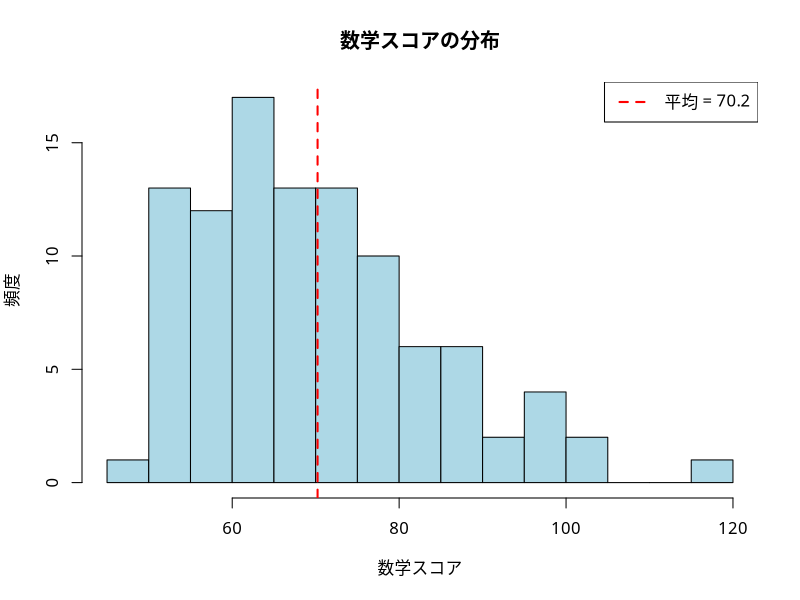
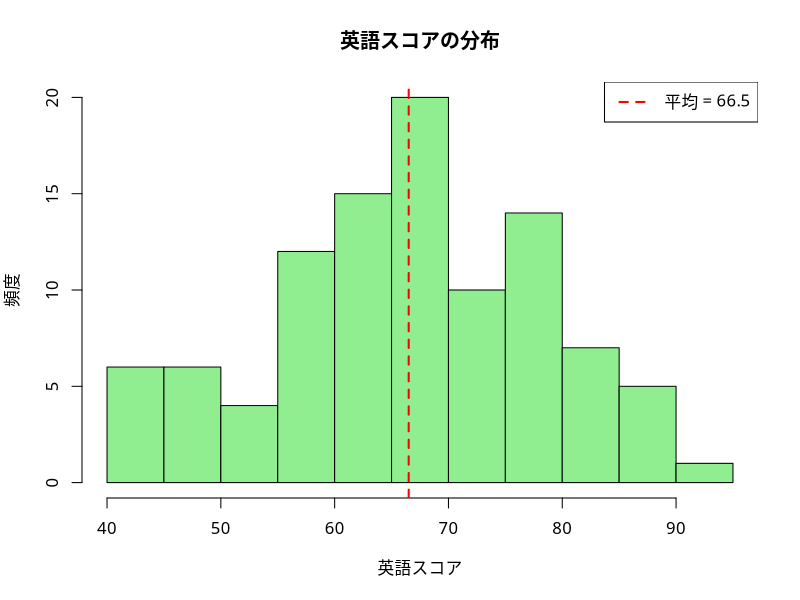
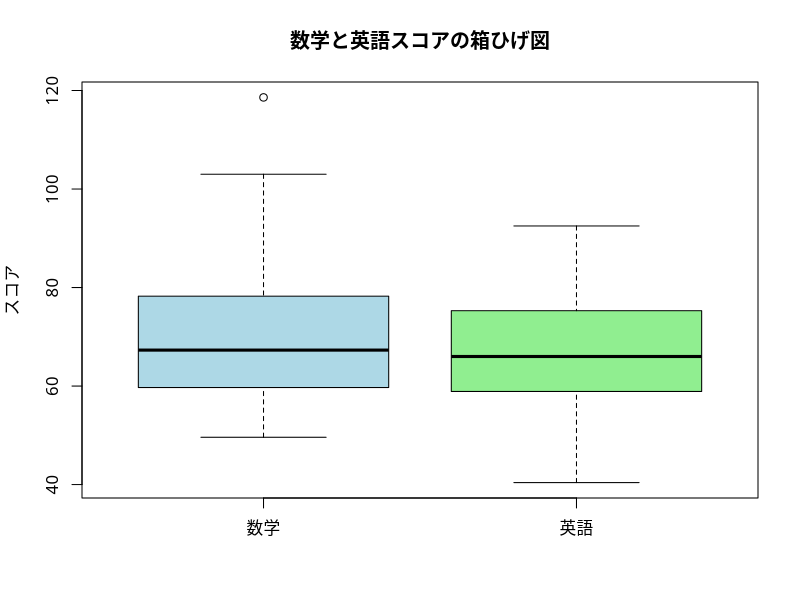
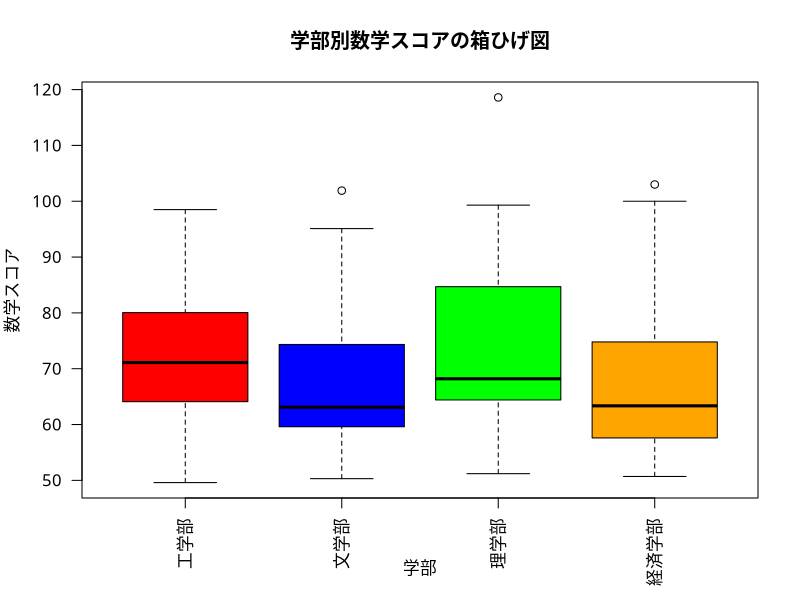
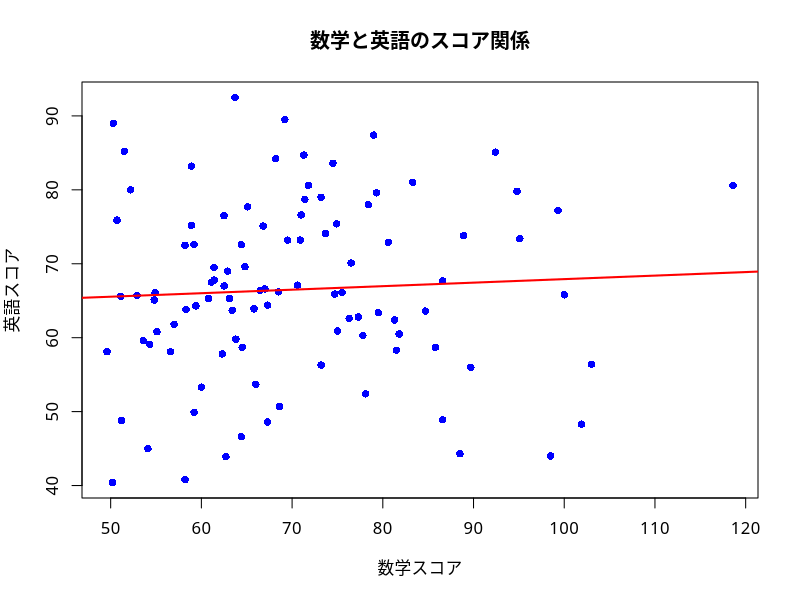
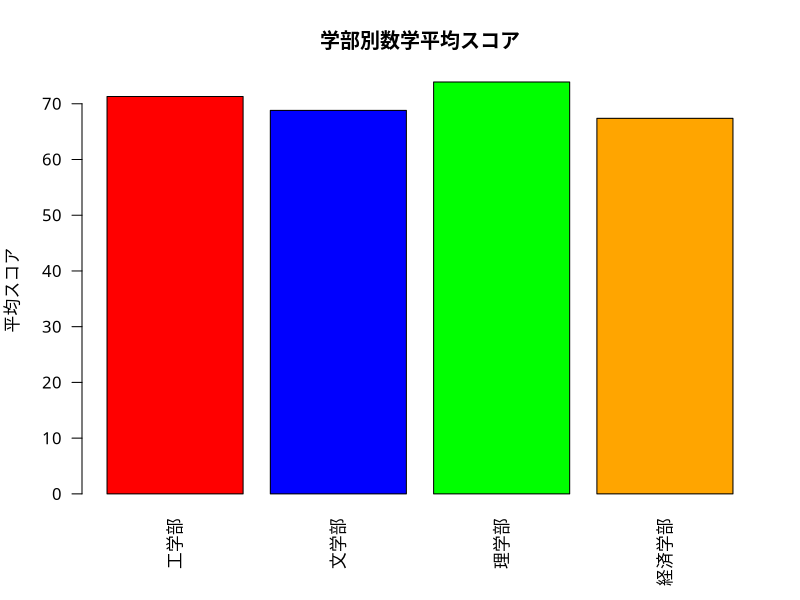
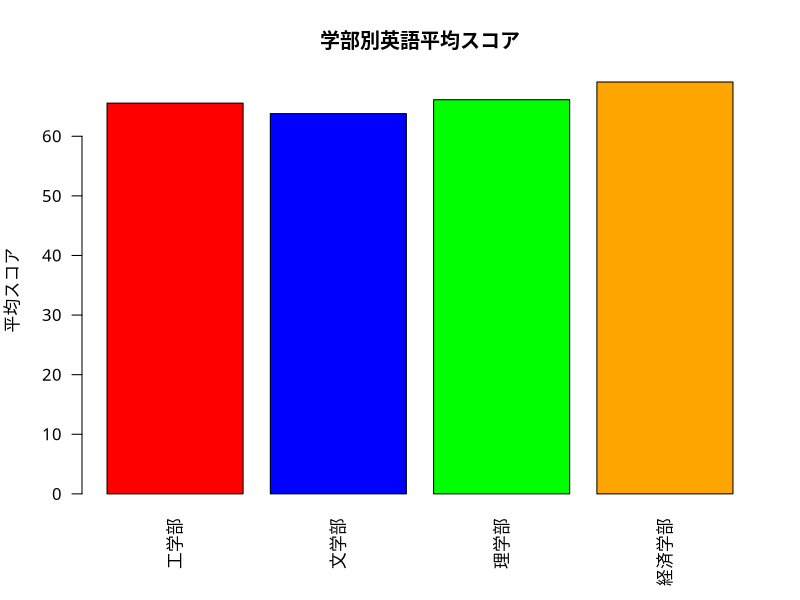
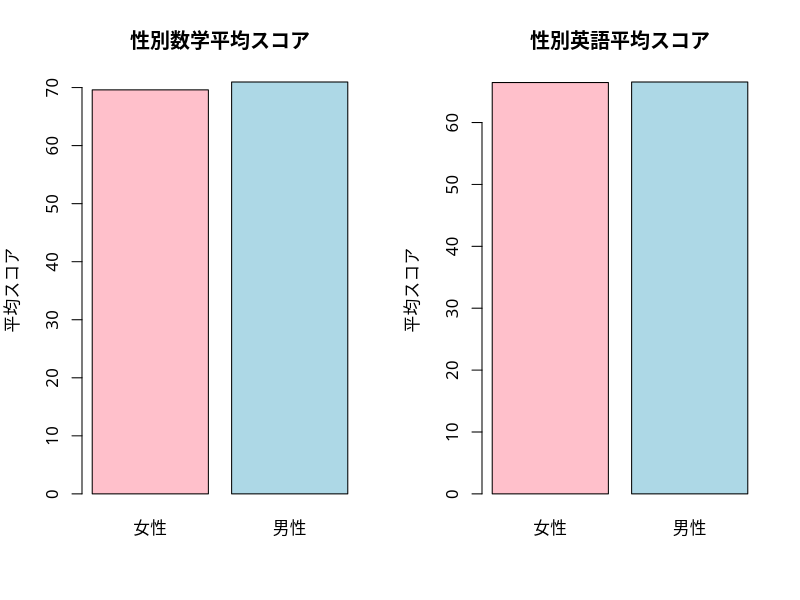

Generate these figures, in order, with R:
# =====================================
# R基礎演習 - 大学2年生向け
# RStudio Cloud対応版
# =====================================

# 図の日本語表示用
par(family = "Meiryo") #Windows
par(family= "HiraKakuProN-W3") #Mac

# 1. 基本的な操作とコンソールの使い方
# =====================================

# Rをコンソールとして使う
print("Rの基礎演習を開始します！")

# 変数への代入
x <- 10
y <- 5
name <- "統計学"

# 変数の表示
x
y
name

# 2. 四則演算
# =====================================

# 基本的な計算
addition <- 10 + 5        # 足し算
subtraction <- 10 - 5     # 引き算
multiplication <- 10 * 5  # 掛け算
division <- 10 / 5        # 割り算
power <- 10^2             # べき乗
remainder <- 10 %% 3      # 余り

# 結果の表示
print(paste("足し算:", addition))
print(paste("引き算:", subtraction))
print(paste("掛け算:", multiplication))
print(paste("割り算:", division))
print(paste("べき乗:", power))
print(paste("余り:", remainder))

# 3. ダミーデータの作成について
# =====================================

# 注意: student_data.csvはすでにリポジトリに含まれています
# 以下のコードは参考として残していますが、実行は不要です

# 乱数シードを設定（結果を再現可能にするため）
# set.seed(123)

# 学生データを作成
# n_students <- 100

# student_data <- data.frame(
#   student_id = 1:n_students,
#   age = sample(18:25, n_students, replace = TRUE),
#   gender = sample(c("男性", "女性"), n_students, replace = TRUE),
#   major = sample(c("経済学部", "工学部", "文学部", "理学部"), n_students, replace = TRUE),
#   math_score = round(rnorm(n_students, mean = 70, sd = 15), 1),
#   english_score = round(rnorm(n_students, mean = 65, sd = 12), 1),
#   study_hours = round(runif(n_students, min = 0, max = 8), 1)
# )

# データの確認
# head(student_data)
# str(student_data)

# CSVファイルとして保存
# write.csv(student_data, "student_data.csv", row.names = FALSE, fileEncoding = "UTF-8")

print("student_data.csvファイルを使用します（すでに用意されています）")

# 4. CSVファイルの読み込み
# =====================================

# CSVファイルを読み込み
data <- read.csv("student_data.csv", fileEncoding = "UTF-8")

# データの基本情報を確認
print("=== データの基本情報 ===")
print(dim(data))  # 行数と列数
print(summary(data))  # 基本統計量

# 5. 基本統計量の計算
# =====================================

print("=== 数学スコアの基本統計量 ===")

# 平均
math_mean <- mean(data$math_score)
print(paste("平均:", math_mean))

# 分散
math_var <- var(data$math_score)
print(paste("分散:", math_var))

# 標準偏差
math_sd <- sd(data$math_score)
print(paste("標準偏差:", math_sd))

# 中央値
math_median <- median(data$math_score)
print(paste("中央値:", math_median))

print("=== 英語スコアの基本統計量 ===")

# 英語スコアについても同様に計算
eng_mean <- mean(data$english_score)
eng_var <- var(data$english_score)
eng_sd <- sd(data$english_score)
eng_median <- median(data$english_score)

print(paste("平均:", eng_mean))
print(paste("分散:", eng_var))
print(paste("標準偏差:", eng_sd))
print(paste("中央値:", eng_median))

# 6. グラフの作成
# =====================================

# ヒストグラムの作成
print("=== ヒストグラムの作成 ===")

# 数学スコアのヒストグラム
hist(data$math_score,
     main = "数学スコアの分布",
     xlab = "数学スコア",
     ylab = "頻度",
     col = "lightblue",
     breaks = 15)

# 平均線を追加
abline(v = math_mean, col = "red", lwd = 2, lty = 2)
legend("topright", legend = paste("平均 =", round(math_mean, 1)), 
       col = "red", lty = 2, lwd = 2)

# 英語スコアのヒストグラム
hist(data$english_score,
     main = "英語スコアの分布",
     xlab = "英語スコア",
     ylab = "頻度",
     col = "lightgreen",
     breaks = 15)

# 平均線を追加
abline(v = eng_mean, col = "red", lwd = 2, lty = 2)
legend("topright", legend = paste("平均 =", round(eng_mean, 1)), 
       col = "red", lty = 2, lwd = 2)

# 箱ひげ図の作成
print("=== 箱ひげ図の作成 ===")

# 数学と英語スコアの箱ひげ図を並べて表示
boxplot(data$math_score, data$english_score,
        names = c("数学", "英語"),
        main = "数学と英語スコアの箱ひげ図",
        ylab = "スコア",
        col = c("lightblue", "lightgreen"))

# 学部別数学スコアの箱ひげ図
boxplot(math_score ~ major, data = data,
        main = "学部別数学スコアの箱ひげ図",
        xlab = "学部",
        ylab = "数学スコア",
        col = c("red", "blue", "green", "orange"),
        las = 2)

# 散布図の作成
print("=== 散布図の作成 ===")
plot(data$math_score, data$english_score,
     main = "数学と英語のスコア関係",
     xlab = "数学スコア",
     ylab = "英語スコア",
     col = "blue",
     pch = 16)

# 回帰直線を追加
abline(lm(english_score ~ math_score, data = data), col = "red", lwd = 2)

# 7. グループごとの棒グラフ
# =====================================

print("=== グループ別分析 ===")

# 学部別の平均スコア計算
major_math_mean <- aggregate(math_score ~ major, data = data, FUN = mean)
major_eng_mean <- aggregate(english_score ~ major, data = data, FUN = mean)

print("学部別数学平均スコア:")
print(major_math_mean)

print("学部別英語平均スコア:")
print(major_eng_mean)

# 学部別数学スコア棒グラフ
barplot(major_math_mean$math_score,
        names.arg = major_math_mean$major,
        main = "学部別数学平均スコア",
        ylab = "平均スコア",
        col = c("red", "blue", "green", "orange"),
        las = 2)  # x軸ラベルを縦にする

# 学部別英語スコア棒グラフ
barplot(major_eng_mean$english_score,
        names.arg = major_eng_mean$major,
        main = "学部別英語平均スコア",
        ylab = "平均スコア",
        col = c("red", "blue", "green", "orange"),
        las = 2)

# 性別による比較
gender_math_mean <- aggregate(math_score ~ gender, data = data, FUN = mean)
gender_eng_mean <- aggregate(english_score ~ gender, data = data, FUN = mean)

print("性別数学平均スコア:")
print(gender_math_mean)

print("性別英語平均スコア:")
print(gender_eng_mean)

# 性別比較の棒グラフ
par(mfrow = c(1, 2))  # 1行2列のレイアウト

barplot(gender_math_mean$math_score,
        names.arg = gender_math_mean$gender,
        main = "性別数学平均スコア",
        ylab = "平均スコア",
        col = c("pink", "lightblue"))

barplot(gender_eng_mean$english_score,
        names.arg = gender_eng_mean$gender,
        main = "性別英語平均スコア",
        ylab = "平均スコア",
        col = c("pink", "lightblue"))

par(mfrow = c(1, 1))  # レイアウトをリセット

# 8. 相関係数の計算
# =====================================

print("=== 相関分析 ===")

# 数学と英語スコアの相関係数
correlation_math_eng <- cor(data$math_score, data$english_score)
print(paste("数学と英語スコアの相関係数:", correlation_math_eng))

# 勉強時間と各スコアの相関
correlation_study_math <- cor(data$study_hours, data$math_score)
correlation_study_eng <- cor(data$study_hours, data$english_score)

print(paste("勉強時間と数学スコアの相関係数:", correlation_study_math))
print(paste("勉強時間と英語スコアの相関係数:", correlation_study_eng))

# 相関行列の作成
numeric_data <- data[, c("math_score", "english_score", "study_hours", "age")]
correlation_matrix <- cor(numeric_data)

print("相関行列:")
print(round(correlation_matrix, 3))

# 相関の強さを判定する関数
interpret_correlation <- function(r) {
  abs_r <- abs(r)
  if (abs_r >= 0.7) {
    return("強い相関")
  } else if (abs_r >= 0.4) {
    return("中程度の相関")
  } else if (abs_r >= 0.2) {
    return("弱い相関")
  } else {
    return("ほとんど相関なし")
  }
}

print(paste("数学と英語の相関の強さ:", interpret_correlation(correlation_math_eng)))

# 9. 追加の分析練習
# =====================================

print("=== 追加分析 ===")

# 条件付き統計
high_performers <- data[data$math_score >= 80, ]
print(paste("数学80点以上の学生数:", nrow(high_performers)))
print(paste("高得点者の英語平均スコア:", mean(high_performers$english_score)))

# クロス集計
major_gender_table <- table(data$major, data$gender)
print("学部別性別クロス集計:")
print(major_gender_table)

# 10. まとめとレポート
# =====================================

print("=== 分析結果まとめ ===")
print(paste("総学生数:", nrow(data)))
print(paste("数学平均点:", round(math_mean, 1), "点"))
print(paste("英語平均点:", round(eng_mean, 1), "点"))
print(paste("数学と英語の相関:", round(correlation_math_eng, 3)))
print(paste("最も数学平均の高い学部:", major_math_mean$major[which.max(major_math_mean$math_score)]))

print("演習完了！お疲れさまでした。")

# =====================================
# 練習問題（コメントアウト状態）
# 学生が自分で試すための課題
# =====================================

# 【練習問題1】
# 年齢別の平均スコアを計算してみましょう
# age_math_mean <- aggregate(math_score ~ age, data = data, FUN = mean)

# 【練習問題2】
# 勉強時間が4時間以上の学生だけを抽出してみましょう
# high_study_students <- data[data$study_hours >= 4, ]

# 【練習問題3】
# 数学と英語の合計点を新しい列として追加してみましょう
# data$total_score <- data$math_score + data$english_score

# 【練習問題4】
# 学部別の勉強時間の平均を計算してみましょう
# major_study_mean <- aggregate(study_hours ~ major, data = data, FUN = mean)
